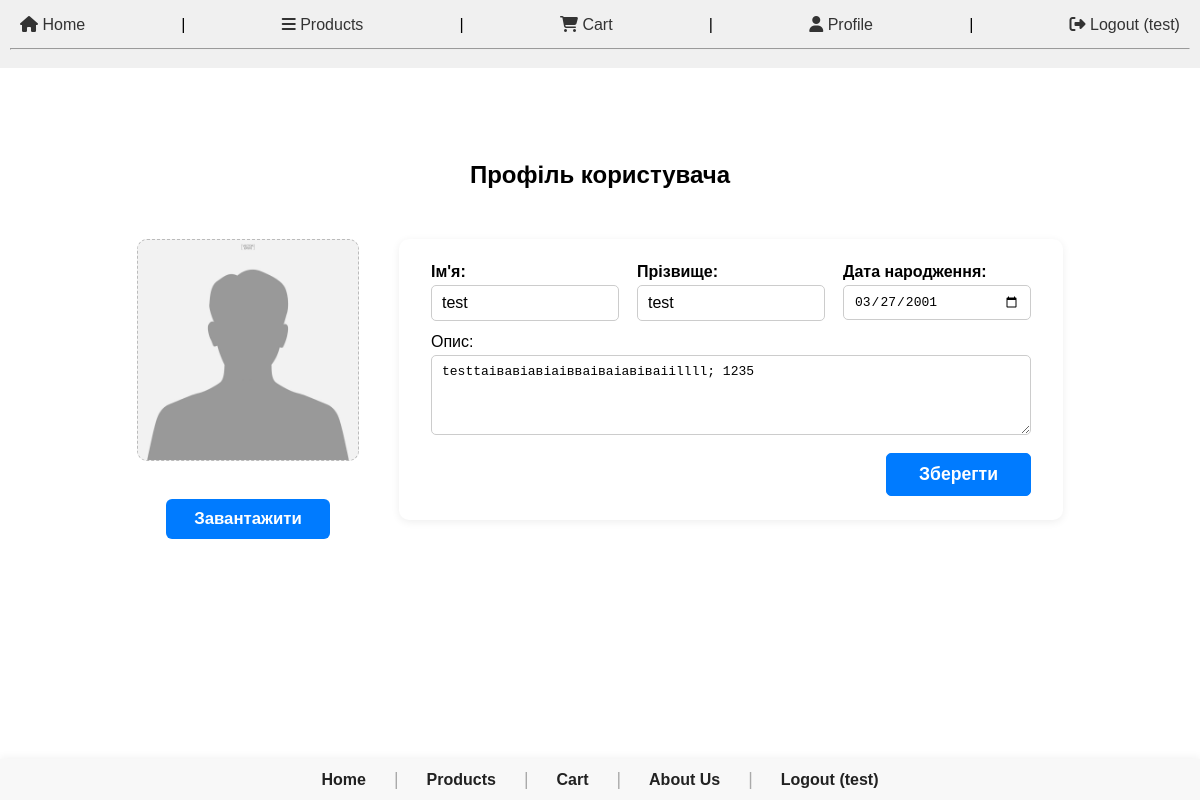
Screenshot of /index.php?page=profile (signed in) with the database file from the repository.
### tables this page shows
CREATE TABLE users (
        id INTEGER PRIMARY KEY AUTOINCREMENT,
        first_name TEXT,
        last_name TEXT,
        birth_date TEXT,
        description TEXT,
        photo TEXT,
        username TEXT NOT NULL UNIQUE,
        password TEXT NOT NULL
    );

### profile.php (the view, shortened to what this page needs)
<?php
require __DIR__ . '/data/productsDB.php';
$user_id = $_SESSION['user_id'];
$stmt = $pdo->prepare('SELECT * FROM users WHERE id = ?');
$stmt->execute([$user_id]);
$user = $stmt->fetch(PDO::FETCH_ASSOC);
?>
<div class="main-content">
    <h2>Профіль користувача</h2>
    <div class="profile-wrapper">
        <div class="profile-photo-block">
            <div class="profile-photo" id="profilePhotoPreview">
                <?php if ($user['photo']): ?>
                    <img src="<?= htmlspecialchars($user['photo']) ?>" alt="Фото" id="profilePhotoImg" style="width:100%;height:100%;object-fit:cover;border-radius:10px;">
                <?php endif; ?>
            </div>
            <form id="photoUploadForm" enctype="multipart/form-data" method="post" style="margin-top:10px;">
                <label for="photoInput" class="profile-upload-btn">Завантажити</label>
            </form>
        </div>
        <form method="post" enctype="multipart/form-data" class="profile-form" id="profileForm">
            <div class="profile-form-row">
                <label>Ім'я:
                    <input type="text" name="first_name" value="<?= htmlspecialchars($user['first_name']) ?>" required>
                </label>
                <label>Прізвище:
                    <input type="text" name="last_name" value="<?= htmlspecialchars($user['last_name']) ?>" required>
                </label>
                <label>Дата народження:
                    <input type="date" name="birth_date" value="<?= htmlspecialchars($user['birth_date']) ?>" required>
                </label>
            </div>
            <label>Опис:
                <textarea name="description" rows="4" required><?= htmlspecialchars($user['description']) ?></textarea>
            </label>
            <div class="profile-form-actions">
                <button type="submit">Зберегти</button>
            </div>
        </form>
    </div>
</div>

### style.css (style rules this page uses)
button { padding: 6px 16px; }
.main-content { display: flex; flex-direction: column; align-items: center; justify-content: center; min-height: 70vh; }
.profile-wrapper { display: flex; flex-direction: row; justify-content: center; align-items: flex-start; gap: 40px; width: 100%; margin-top: 30px; }
.profile-photo-block { display: flex; flex-direction: column; align-items: center; min-width: 220px; }
.profile-photo { width: 220px; height: 220px; object-fit: cover; border-radius: 10px; background: #f3f3f3; border: 1.5px dashed #bbb; margin-bottom: 18px; display: flex; align-items: center; justify-content: center; }
.profile-form { flex: 1; background: #fff; border-radius: 10px; box-shadow: 0 2px 8px rgba(0,0,0,0.07); padding: 24px 32px; min-width: 350px; max-width: 600px; }
.profile-form-row { display: flex; gap: 18px; margin-bottom: 12px; }
.profile-form-row label { flex: 1; font-weight: bold; display: flex; flex-direction: column; font-size: 1em; }
.profile-form input[type="text"], .profile-form input[type="date"] { width: 100%; padding: 8px 10px; margin-top: 4px; border: 1px solid #ccc; border-radius: 5px; font-size: 1em; box-sizing: border-box; }
.profile-form textarea { width: 100%; padding: 8px 10px; margin-top: 4px; border: 1px solid #ccc; border-radius: 5px; font-size: 1em; box-sizing: border-box; resize: vertical; min-height: 80px; }
.profile-form .profile-form-actions { display: flex; justify-content: flex-end; margin-top: 18px; }
.profile-form button[type="submit"] { background-color: #007bff; color: #fff; border: 1px solid #007bff; border-radius: 5px; padding: 10px 32px; font-size: 1.1em; font-weight: bold; cursor: pointer; transition: background 0.2s; }
.profile-upload-btn { display: inline-block; background: #007bff; color: #fff; padding: 10px 28px; border-radius: 6px; font-weight: bold; font-size: 1.05em; cursor: pointer; border: none; margin-top: 10px; transition: background 0.2s; text-align: center; }

### rows the page displays
users: photo (picture), first_name "test", last_name "test", birth_date "03/27/2001", description "testtаівавіавіаівваіваіавіваіillll; 1235"

### other values shown
$_SESSION['username'] "test"
